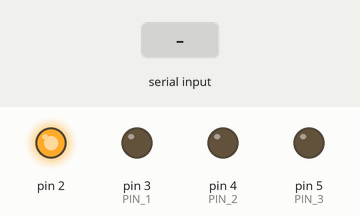
Simulated run of this sketch. Board: Arduino Uno, built with avr-gcc and run on an emulated ATmega328P. Shown: output pins drawn as LEDs (lit = HIGH). The test bench sets the inputs (shaded band).

Above: at 1.2 s.
1.3 s: "1" received over Serial
At 2.0 s:
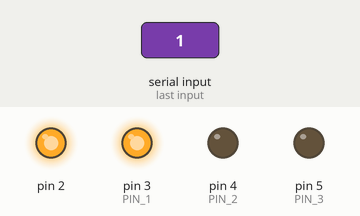
2.8 s: "0" received over Serial
At 3.1 s:
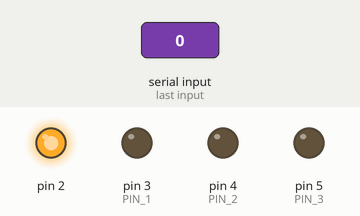
Timing chart, 0 to 5.8 s (numbered marks = the images above; inputs shaded):
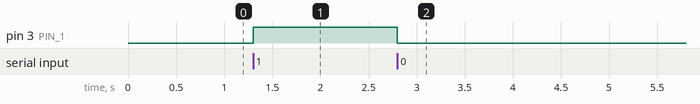

The sketch:

Debuger.ino
```cpp
#define PIN_1 3
#define PIN_2 4
#define PIN_3 5

#define LAND_LEFT 1
#define LAND_RIGHT 3
#define LAND_MIDDLE 0


void setup() {
  // put your setup code here, to run once:
Serial.begin(115200);
pinMode(PIN_1,OUTPUT);
pinMode(PIN_2,OUTPUT);
pinMode(PIN_3,OUTPUT);
pinMode(2,OUTPUT);
digitalWrite(2,HIGH);
}
unsigned char land_flag = 0;
unsigned char land_position[2] = {0};
void loop() {
  if(Serial.available()>0){
    char  c = Serial.read();
    land_position[1] = (c>>4) & 3;
    land_position[0] = (c>>2) & 3;
    land_flag = (c) & 3;

    if (land_position[1] == LAND_LEFT){
      digitalWrite(PIN_3,HIGH);
    }
    else if (land_position[1] == 0){
      digitalWrite(PIN_3,LOW);
    }

    if (land_position[0] == 1){
      digitalWrite(PIN_2,HIGH);
    }
    else if (land_position[0] == 0){
      digitalWrite(PIN_2,LOW);
    }


    if(land_flag == 1){
      digitalWrite(PIN_1,HIGH);
    }
    else if (land_flag == 0){
      digitalWrite(PIN_1,LOW);
    }


  }
  // put your main code here, to run repeatedly:

}
```

Measured:
- after the input at 1.3 s, pin 3 (PIN_1): LOW → HIGH at once
- after the input at 2.8 s, pin 3 (PIN_1): HIGH → LOW at once
